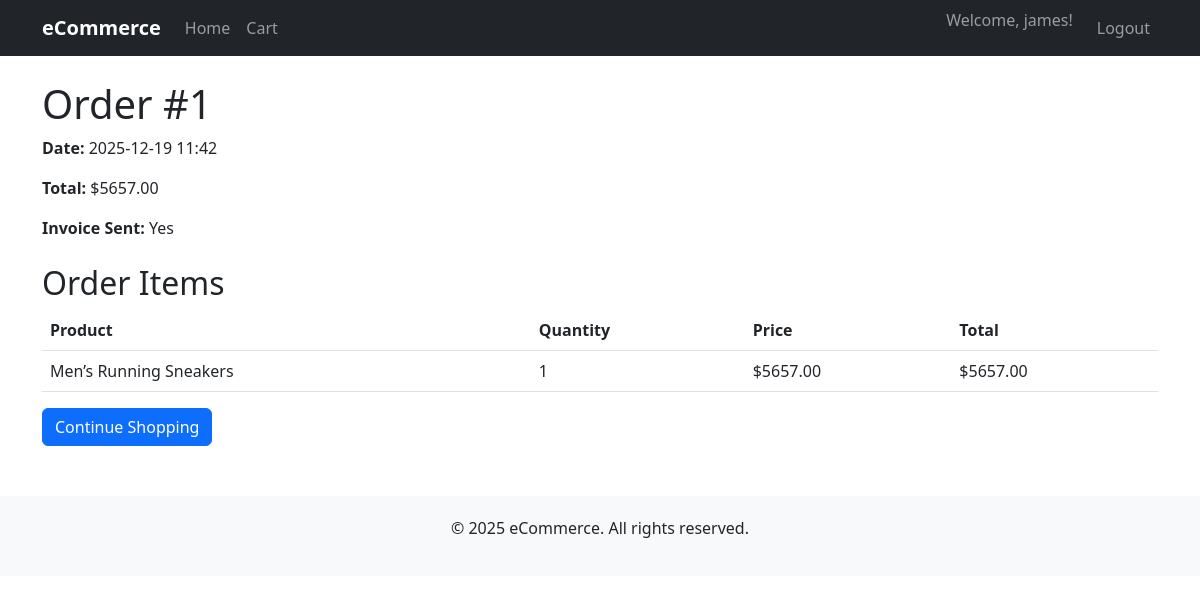
Page /order/1/ (signed in) on the committed database.
### ecommerce/models.py (models this page shows, shortened)
class User(AbstractUser):
    VENDOR = 'vendor'
    BUYER = 'buyer'
    ROLE_CHOICES = [
        (VENDOR, 'Vendor'),
        (BUYER, 'Buyer'),
    ]
    role = models.CharField(max_length=10, choices=ROLE_CHOICES, default=BUYER)
    email = models.EmailField(unique=True)

class Order(models.Model):
    buyer = models.ForeignKey(User, on_delete=models.CASCADE, related_name='orders')
    total_amount = models.DecimalField(max_digits=10, decimal_places=2)
    created_at = models.DateTimeField(auto_now_add=True)
    invoice_sent = models.BooleanField(default=False)
    class Meta:
        ordering = ['-created_at']

class OrderItem(models.Model):
    order = models.ForeignKey(Order, on_delete=models.CASCADE, related_name='items')
    product = models.ForeignKey(Product, on_delete=models.CASCADE)
    quantity = models.PositiveIntegerField()
    price = models.DecimalField(max_digits=10, decimal_places=2)  # Price at time of purchase
    def get_total(self):
        return self.price * self.quantity

class Product(models.Model):
    name = models.CharField(max_length=200)
    description = models.TextField()
    price = models.DecimalField(max_digits=10, decimal_places=2)
    stock_quantity = models.PositiveIntegerField(default=0)
    image = models.ImageField(upload_to='products/', blank=True, null=True, help_text='Upload a product image')
    store = models.ForeignKey(Store, on_delete=models.CASCADE, related_name='products')
    created_at = models.DateTimeField(auto_now_add=True)
    updated_at = models.DateTimeField(auto_now=True)
    class Meta:
        ordering = ['-created_at']

### ecommerce/views.py (the view)
# urls.py: path('order/<int:order_id>/', views.order_detail, name='order_detail'),
@login_required
def order_detail(request, order_id):
    order = get_object_or_404(Order, id=order_id, buyer=request.user)
    return render(request, 'ecommerce/order_detail.html', {'order': order})

### ecommerce/context_processors.py (called while the page is built)
def cart_count(request):
    cart_count = 0
    if request.user.is_authenticated and hasattr(request.user, 'role') and request.user.role == 'buyer':
        cart = request.session.get('cart', {})
        cart_count = sum(cart.values())
    return {'cart_count': cart_count}

### templates/ecommerce/order_detail.html (shortened to what this page needs)
{% extends 'base.html' %}
{% block content %}
<h1>Order #{{ order.id }}</h1>
<p><strong>Date:</strong> {{ order.created_at|date:"Y-m-d H:i" }}</p>
<p><strong>Total:</strong> ${{ order.total_amount }}</p>
<p><strong>Invoice Sent:</strong> {% if order.invoice_sent %}Yes{% else %}No{% endif %}</p>
<h2 class="mt-4">Order Items</h2>
<div class="table-responsive">
    <table class="table">
        <thead>
            <tr>
                <th>Product</th>
                <th>Quantity</th>
                <th>Price</th>
                <th>Total</th>
            </tr>
        </thead>
        <tbody>
            {% for item in order.items.all %}
            <tr>
                <td>{{ item.product.name }}</td>
                <td>{{ item.quantity }}</td>
                <td>${{ item.price }}</td>
                <td>${{ item.get_total }}</td>
            </tr>
            {% endfor %}
        </tbody>
    </table>
</div>
<a href="{% url 'home' %}" class="btn btn-primary">Continue Shopping</a>
{% endblock %}

### templates/base.html (shortened to what this page needs)
<!DOCTYPE html>
<html lang="en">
<head>
    <link href="https://cdn.jsdelivr.net/npm/bootstrap@5.3.0/dist/css/bootstrap.min.css" rel="stylesheet">
</head>
<body>
    <nav class="navbar navbar-expand-lg navbar-dark bg-dark">
        <div class="container">
            <a class="navbar-brand" href="{% url 'home' %}">eCommerce</a>
            <div class="collapse navbar-collapse" id="navbarNav">
                <ul class="navbar-nav me-auto">
                    <li class="nav-item">
                        <a class="nav-link" href="{% url 'home' %}">Home</a>
                    </li>
                    {% if user.is_authenticated %}
                        {% if user.role == 'vendor' %}
                            <li class="nav-item">
                                <a class="nav-link" href="{% url 'vendor_dashboard' %}">Dashboard</a>
                            </li>
                            <li class="nav-item">
                                <a class="nav-link" href="{% url 'store_list' %}">My Stores</a>
                            </li>
                            <li class="nav-item">
                                <a class="nav-link" href="{% url 'product_list' %}">Products</a>
                            </li>
                        {% elif user.role == 'buyer' %}
                            <li class="nav-item">
                                <a class="nav-link" href="{% url 'cart' %}">
                                    Cart
                                </a>
                            </li>
                        {% endif %}
                    {% endif %}
                </ul>
                <ul class="navbar-nav">
                    {% if user.is_authenticated %}
                        <li class="nav-item">
                            <span class="navbar-text me-3">Welcome, {{ user.username }}!</span>
                        </li>
                        <li class="nav-item">
                            <a class="nav-link" href="{% url 'logout' %}">Logout</a>
                        </li>
                    {% endif %}
                </ul>
            </div>
        </div>
    </nav>
    <div class="container mt-4">
        {% block content %}
        {% endblock %}
    </div>
    <footer class="text-center">
        <div class="container">
            <p>&copy; 2025 eCommerce. All rights reserved.</p>
        </div>
    </footer>
</body>
</html>

### templates/base.html (style rules this page uses)
.navbar-brand { font-weight: bold; }
footer { margin-top: 50px; padding: 20px 0; background-color: #f8f9fa; }

### rows in the picture
User: username "james"
Order: id "1", created_at "2025-12-19 11:42", total_amount "5657.00"
OrderItem: product.name "Men’s Running Sneakers", quantity "1", price "5657.00", get_total "5657.00"
